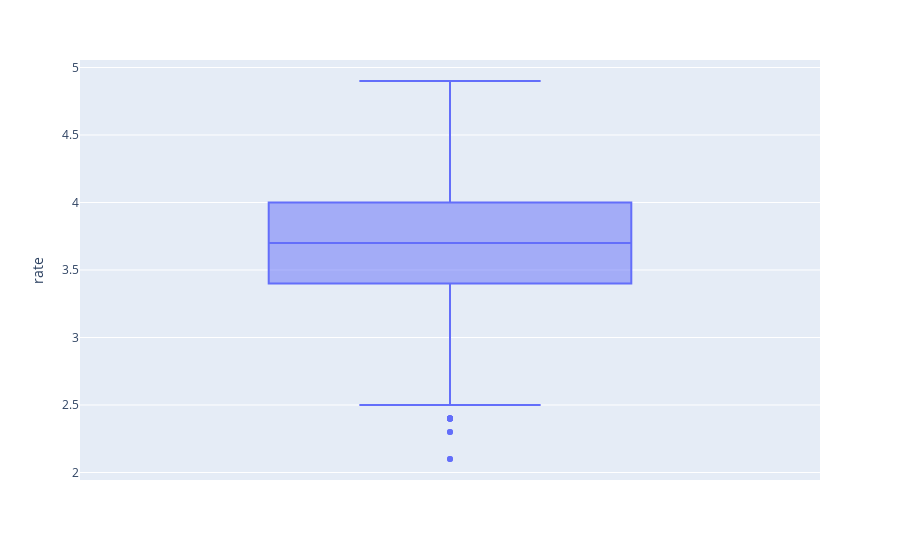

Notebook cell for this chart:
### Code cell
px.box(df, y="rate")

### Figure 1 — Plotly figure (JSON) as saved in the notebook; plotly's stock layout.template omitted (floating-point values rounded to 4 significant figures; data arrays with more than 128 entries replaced by an {"elided": "..."} marker saying what was removed)
{"data": [{"alignmentgroup": "True", "hovertemplate": "rate=%{y}<extra></extra>", "legendgroup": "", "marker": {"color": "#636efa"}, "name": "", "notched": false, "offsetgroup": "", "orientation": "v", "showlegend": false, "type": "box", "x0": " ", "xaxis": "x", "y": {"elided": "5000 float values"}, "y0": " ", "yaxis": "y"}], "layout": {"boxmode": "group", "legend": {"tracegroupgap": 0}, "margin": {"t": 60}, "xaxis": {"anchor": "y", "domain": [0, 1]}, "yaxis": {"anchor": "x", "domain": [0, 1], "title": {"text": "rate"}}}}
